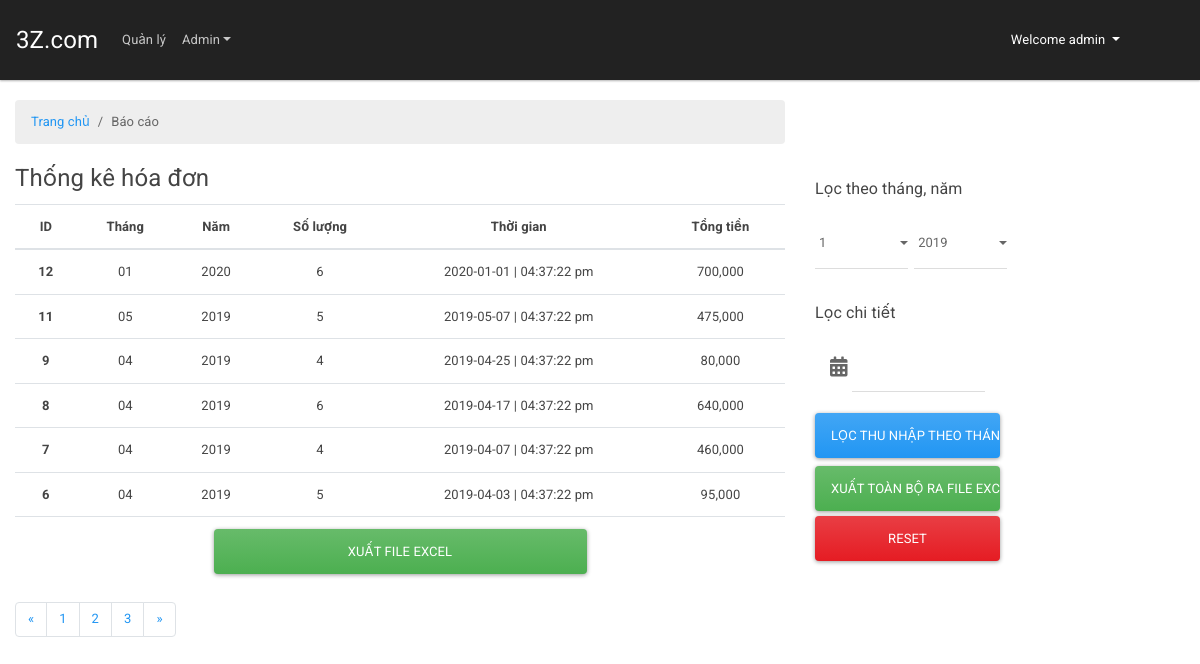
The page /admin/reports.php?page=2 (signed in) on the database its author committed.
### tables this page shows
CREATE TABLE `reports_revenue` (
  `ID` int(10) NOT NULL,
  `MONTH` int(11) NOT NULL,
  `YEAR` int(4) NOT NULL,
  `TOTAL_MONEY` bigint(10) NOT NULL,
  `TOTAL_AMOUNT` int(5) NOT NULL,
  `DATE_CREATE` date NOT NULL,
  `TIME` varchar(20) NOT NULL,
  `DETAIL` text NOT NULL
);

### inc/connect.php (called while the page is built, shortened)
<?php
	class Connection implements QL
	{
		private static $conn = NULL;
		private static $pre = NULL;
		private static $sql = NULL;
		public static function connect()
		{
			if(self::$conn === NULL){
				try {
					self::$conn = new PDO('mysql:host=' . HOSTNAME . ';dbname=' . DBNAME, USERNAME, PASSWORD, array(PDO::MYSQL_ATTR_INIT_COMMAND=>'SET NAMES utf8'));
					self::$conn -> setAttribute(PDO::ATTR_ERRMODE, PDO::ERRMODE_EXCEPTION);
					return self::$conn;
				} catch (PDOException $ex) {
					echo $ex -> getMessage();
				}
			}
		}
		public static function disconnect()
		{
			if(self::$conn !== NULL) self::$conn = NULL;
		}
		public function getDataByWhere($table, $where, $field)
		{
			if(self::$conn !== NULL){
				$datas = [];
				self::$sql = "SELECT {$field} FROM {$table} WHERE {$where}";
				self::$pre = self::$conn -> prepare(self::$sql);
				self::$pre -> execute();
				while ($row = self::$pre -> fetch(PDO::FETCH_OBJ)) {
					$datas[] = $row;
				}
				return $datas;
			} else{ return 0; }
		}
		public function getDataLimit($table, $page = 0, $where = '', $limit = 6)
		{
			if(self::$conn !== NULL){
				$from = ($limit * $page) - $limit;
				$datas = [];
				if($page == 0){
					if($where !== ''){
						self::$sql = "SELECT * FROM {$table} WHERE {$where} LIMIT {$page}, {$limit}";
					} else{
						self::$sql = "SELECT * FROM {$table} LIMIT {$page}, {$limit}";
					}
				} else{
					if($where !== ''){
						self::$sql = "SELECT * FROM {$table} WHERE {$where} LIMIT {$from}, {$limit}";
					} else{
						self::$sql = "SELECT * FROM {$table} LIMIT {$from}, {$limit}";
					}
				}
				self::$pre = self::$conn -> prepare(self::$sql);
				self::$pre -> execute();
				while ($row = self::$pre -> fetch(PDO::FETCH_OBJ)) {
					$datas[] = $row;
				}
				return $datas;
			} else{ return 0; }
		}
		public function countData($table, $field)
		{
			if(self::$conn !== NULL){
				self::$sql = "SELECT COUNT({$field}) FROM {$table}";
				self::$pre = self::$conn -> prepare(self::$sql);
				self::$pre -> execute();
				return self::$pre -> fetchColumn();
			} else{ return 0; }
		}
	}
?>

### admin/reports.php (the view, shortened to what this page needs)
<?php
	include_once '../inc/header.php';
	include_once '../inc/connect.php';
	include_once '../inc/nav.php';
	$limit     = 6;
	$conn      = new Connection();
	$where     = "0 = 0 ORDER BY ID DESC";
	if(isset($_GET['page']) && filter_var($_GET['page'], FILTER_VALIDATE_INT, array('min_range' => 1))){
		$page = $_GET['page'];
		$data = $conn->getDataLimit('reports_revenue', $page, $where, $limit);
	} else{
		$data = $conn->getDataLimit('reports_revenue', 0, $where, $limit);
	}
	$countData = $conn->countData('reports_revenue', 'ID');
	$count     = ceil($countData / $limit);
	$data      = json_decode(json_encode($data), true);
?>
<div class="container-fluid">
	<div class="row">
		<div class="col-12 col-xs-12 col-sm-12 col-md-8 col-lg-8">
			<ol class="breadcrumb">
			  <li class="breadcrumb-item"><a href="../">Trang chủ</a></li>
			  <li class="breadcrumb-item active">Báo cáo</li>
			</ol>
			<fieldset>
				<legend>Thống kê hóa đơn</legend>
				<form method="post">
					<table class="table table-inverse animated flash text-center">
						<thead>
							<tr>
							    <th scope="col">ID</th>
							    <th scope="col">Tháng</th>
							    <th scope="col">Năm</th>
							    <th scope="col">Số lượng</th>
							    <th scope="col">Thời gian</th>
							    <th scope="col">Tổng tiền</th>
							</tr>
						</thead>
						<tbody id="data">
							<?php foreach ($data as $value): ?>
								<tr>
									<th scope="row">
										<?php echo $value['ID']; ?>
									</th>
								    <td>
								    	<?php
								    		$date = date_create($value['DATE_CREATE']);
								    		echo date_format($date, 'm');
								    	?>
								    </td>
								    <td>
								    	<?php
								    		$date = date_create($value['DATE_CREATE']);
								    		echo date_format($date, 'Y');
								    	?>
								    </td>
								    <td>
								    	<?php echo $value['TOTAL_AMOUNT']; ?>
								    </td>
								    <td>
								    	<?php echo $value['DATE_CREATE'] . ' | ' . $value['TIME']; ?>
								    </td>
								    <td>
								    	<?php echo number_format($value['TOTAL_MONEY'], 0, ',', ','); ?>
								    </td>
								</tr>
							<?php endforeach ?>
							<tr>
								<td colspan="6">
									<input type="submit" class="btn btn-success col-6" name="export_excel" value="Xuất file excel">
								</td>
							</tr>
						</tbody>
					</table>
				</form>
			</fieldset>
			<div id="pagi">
			  <ul class="pagination">
			    <li class="page-item previous">
			      <a class="page-link" href="./reports.php?page=<?php
			      	if(isset($_GET['page']) && $_GET['page'] > 1){$pre = $_GET['page'];echo $pre - 1;}
			      	else{$pre = $count;echo $pre;}?>">&laquo;</a>
			    </li>
			<?php for ($i = 1; $i <= $count; $i++) { ?>
				    <li class="page-item">
				      <a class="page-link" href="./reports.php?page=<?php echo $i; ?>"><?php echo $i; ?></a>
				    </li>
			<?php } ?>
			    <li class="page-item next">
			      <a class="page-link" href="./reports.php?page=<?php if(!isset($_GET['page'])){$next = 2;echo $next;}
			      	elseif(isset($_GET['page']) && $_GET['page'] < $count){$next = $_GET['page'];echo $next + 1;}else{$next=1;echo $next;}?>">&raquo;</a>
			    </li>
			  </ul>
			</div>
		</div>
		<div class="col-12 col-sm-12 col-md-4 col-lg-4 mt-5">
		     <p>
		     	<div class="form-group">
		     		<label class="col-form-label">Lọc theo tháng, năm</label>
		     		<?php
		     			$dateAll = $conn->getDataByWhere('reports_revenue', '0 = 0', 'YEAR');
		     			$dateAll = json_decode(json_encode($dateAll), true);
		     			foreach ($dateAll as $value) {
		     				$years[]  = $value['YEAR'];
		     			}
		     			$years  = array_unique($years);
		     		?>
		     		<div class="input-group">
			     		<select class="form-control col-3" id="select-month">
			     			<?php for ($i = 1; $i <= 12; $i++) { ?>
			     				<option value="<?php echo $i; ?>">
				     				<?php echo $i; ?>
				     			</option>
			     			<?php } ?>
						</select>&ensp;
						<select class="form-control col-3" id="select-year">
				     		<?php foreach ($years as $value): ?>
				     			<option value="<?php echo $value; ?>">
				     				<?php echo $value; ?>
				     			</option>
				     		<?php endforeach ?>
						</select>
					</div>
				</div>
		     </p>
		     <p>
		     	<form method="post">
			     	<div class="form-group">
			     		<label class="col-form-label">Lọc chi tiết</label>
			     		<div class="input-group date col-6" data-provide="datepicker">
			     			<div class="input-group-prepend">
						      <span class="input-group-text">
						      	<i class="fa fa-calendar-alt" style="font-size: 20px"></i>
						      </span>
						    </div>
						    <input type="text" name="date" class="form-control datepicker" autocomplete="off">
						</div>
						<input type="button" class="btn btn-primary btn-income col-6 mb-2" value="Lọc thu nhập theo tháng">
						<input type="submit" class="btn btn-success col-6" name="export_excel_all" value="Xuất toàn bộ ra file excel">
						<input type="button" class="btn btn-danger btn-reset col-6" value="Reset">
					</div>
				</form>
		     </p>
		</div>
	</div>
</div>
<?php include_once '../inc/footer.php'; ?>

### assets/css/admin.css (style rules this page uses)
* { padding: 0; margin: 0; }
html, body { padding: 0; box-sizing: border-box; }
.container, .container-fluid { margin-top: 20px; }
.pagination { user-select: none; }
.btn-income { margin-top: 20px }
.btn-reset { margin-top: 5px }

### rows shown on the page
reports_revenue: ID "12", DATE_CREATE "01", DATE_CREATE "2020", TOTAL_AMOUNT "6", DATE_CREATE "2020-01-01", TIME "04:37:22 pm", TOTAL_MONEY "700,000"
reports_revenue: ID "11", DATE_CREATE "05", DATE_CREATE "2019", TOTAL_AMOUNT "5", DATE_CREATE "2019-05-07", TIME "04:37:22 pm", TOTAL_MONEY "475,000"
reports_revenue: ID "9", DATE_CREATE "04", DATE_CREATE "2019", TOTAL_AMOUNT "4", DATE_CREATE "2019-04-25", TIME "04:37:22 pm", TOTAL_MONEY "80,000"
reports_revenue: ID "8", DATE_CREATE "04", DATE_CREATE "2019", TOTAL_AMOUNT "6", DATE_CREATE "2019-04-17", TIME "04:37:22 pm", TOTAL_MONEY "640,000"
reports_revenue: ID "7", DATE_CREATE "04", DATE_CREATE "2019", TOTAL_AMOUNT "4", DATE_CREATE "2019-04-07", TIME "04:37:22 pm", TOTAL_MONEY "460,000"
reports_revenue: ID "6", DATE_CREATE "04", DATE_CREATE "2019", TOTAL_AMOUNT "5", DATE_CREATE "2019-04-03", TIME "04:37:22 pm", TOTAL_MONEY "95,000"

### other values the page prints
$_SESSION['USERNAME'] "admin"
form field value "1"
form field value "2019"
